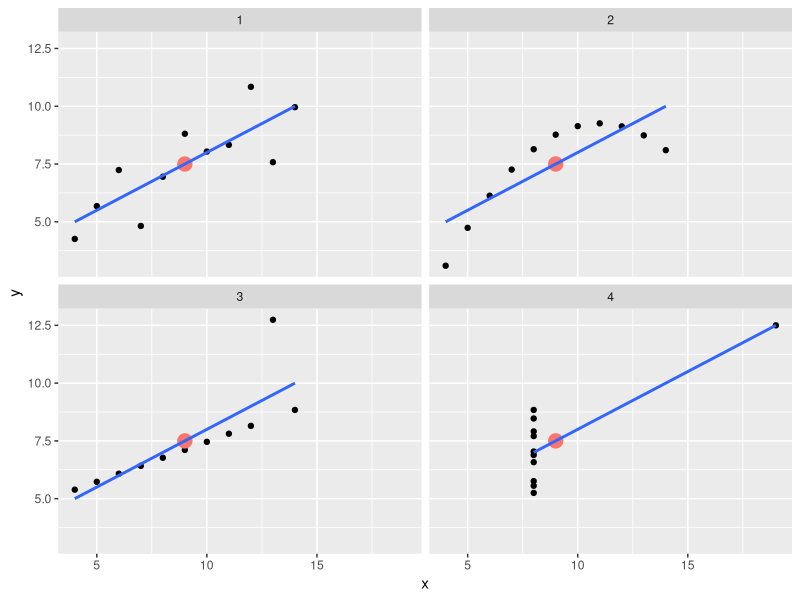

The R source for this figure:
## ---- chunk 1
#| output: false
library(ggplot2)
library(grid)
library(gridExtra)
library(datasets)
library(tidyverse)
library(dplyr)
## ---- chunk 2
datasets::anscombe
## ---- chunk 3
tidy_anscombe <- anscombe %>%
 pivot_longer(cols = everything(),
              names_to = c(".value", "set"),
              names_pattern = "(.)(.)")
tidy_anscombe_summary <- tidy_anscombe %>%
  group_by(set) %>%
  summarise(across(.cols = everything(),
                   .fns = lst(min,max,median,mean,sd,var),
                   .names = "{col}_{fn}"))
#> `summarise()` ungrouping output (override with `.groups` argument)

vars<-c("set", "x_mean", "x_var",  "y_mean", "y_var")
thing<- as.data.frame(tidy_anscombe_summary[vars])
knitr::kable(thing)
## ---- chunk 4
ggplot(tidy_anscombe,
       aes(x = x,
           y = y)) +
  geom_point() +
  geom_point(data = tidy_anscombe_summary, aes(x=x_mean, y = y_mean, color = "red", size = 5),
             show.legend = FALSE)+
  facet_wrap(~set) +
  geom_smooth(method = "lm", se = FALSE)
